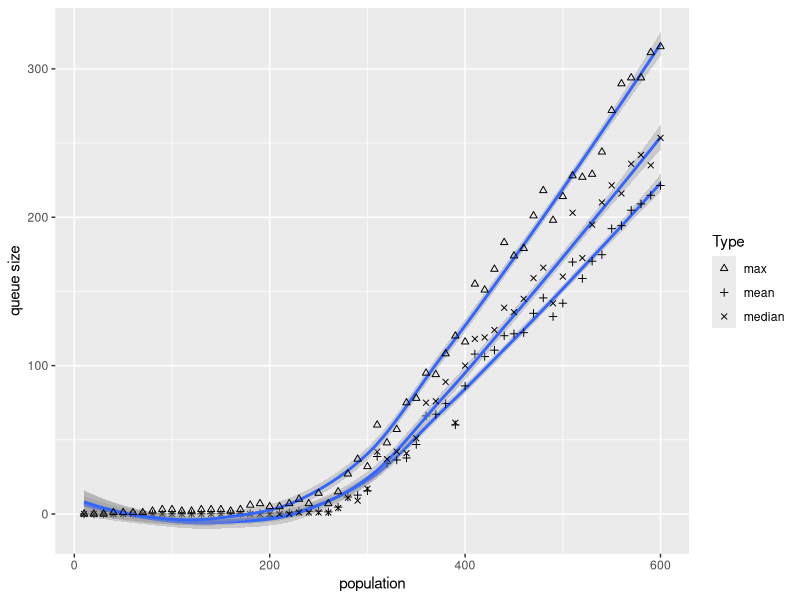

The R script that drew this image:
library(ggplot2) 

data <- read.table("simulation1.csv", header=TRUE, sep=",") 
mean <- colMeans(data)
median <- apply(data, 2, median)
max <- apply(data, 2, max)

df <- data.frame(population=seq(from=10, to=600, by=10), mean=mean, median=median, max=max)

ggplot(data=df) + scale_shape_manual(name="Type", values=c(2,3,4)) +
  geom_smooth(aes(x = population, y = mean)) + 
  geom_point(aes(x = population, y = mean, shape = "mean")) +
  geom_smooth(aes(x = population, y = median)) +
  geom_point(aes(x = population, y = median, shape = "median")) +
  geom_smooth(aes(x = population, y = max)) +
  geom_point(aes(x = population, y = max, shape = "max")) + 
  scale_y_continuous("queue size") +
  scale_x_continuous("population")
